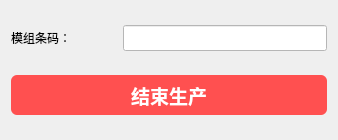
<?xml version="1.0" encoding="UTF-8"?>
<ui version="4.0">
 <class>WidgetSingleTest</class>
 <widget class="QWidget" name="WidgetSingleTest">
  <property name="geometry">
   <rect><x>0</x><y>0</y><width>338</width><height>140</height></rect>
  </property>
  <property name="windowTitle">
   <string>Form</string>
  </property>
  <layout class="QVBoxLayout" name="verticalLayout">
   <property name="spacing"><number>10</number></property>
   <item>
    <layout class="QHBoxLayout" name="horizontalLayout_13" stretch="1,2">
     <item>
      <widget class="QLabel" name="label_11">
       <property name="text"><string>模组条码：</string></property>
      </widget>
     </item>
     <item>
      <widget class="QLineEdit" name="editBarCodeAuto1">
       <property name="minimumSize"><size><width>0</width><height>25</height></size></property>
       <property name="font"><font><pointsize>11</pointsize></font></property>
       <property name="styleSheet"><string notr="true">background-color: rgb(255, 255, 255);</string></property>
       <property name="alignment"><set>Qt::AlignCenter</set></property>
       <property name="readOnly"><bool>false</bool></property>
      </widget>
     </item>
    </layout>
   </item>
   <item>
    <widget class="QPushButton" name="btnEndProduct">
     <property name="minimumSize"><size><width>0</width><height>40</height></size></property>
     <property name="font"><font><pointsize>14</pointsize><weight>75</weight><bold>true</bold></font></property>
     <property name="text"><string>结束生产</string></property>
     <property name="styleSheet"><string notr="true">QPushButton{background-color: rgb(255, 80, 80); color: white; border-radius: 6px;} QPushButton:hover{background-color: rgb(220, 60, 60);}</string></property>
    </widget>
   </item>
  </layout>
 </widget>
 <resources/>
 <connections/>
</ui>
